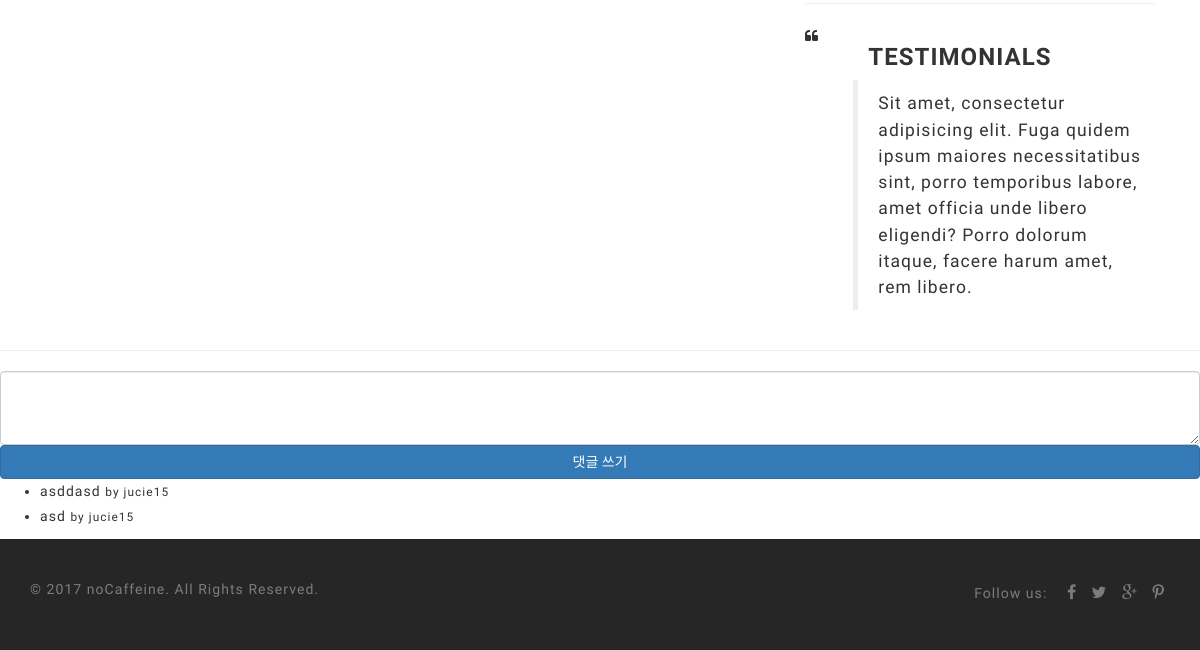
The app's page /pledge/1/ (lower part), older data.
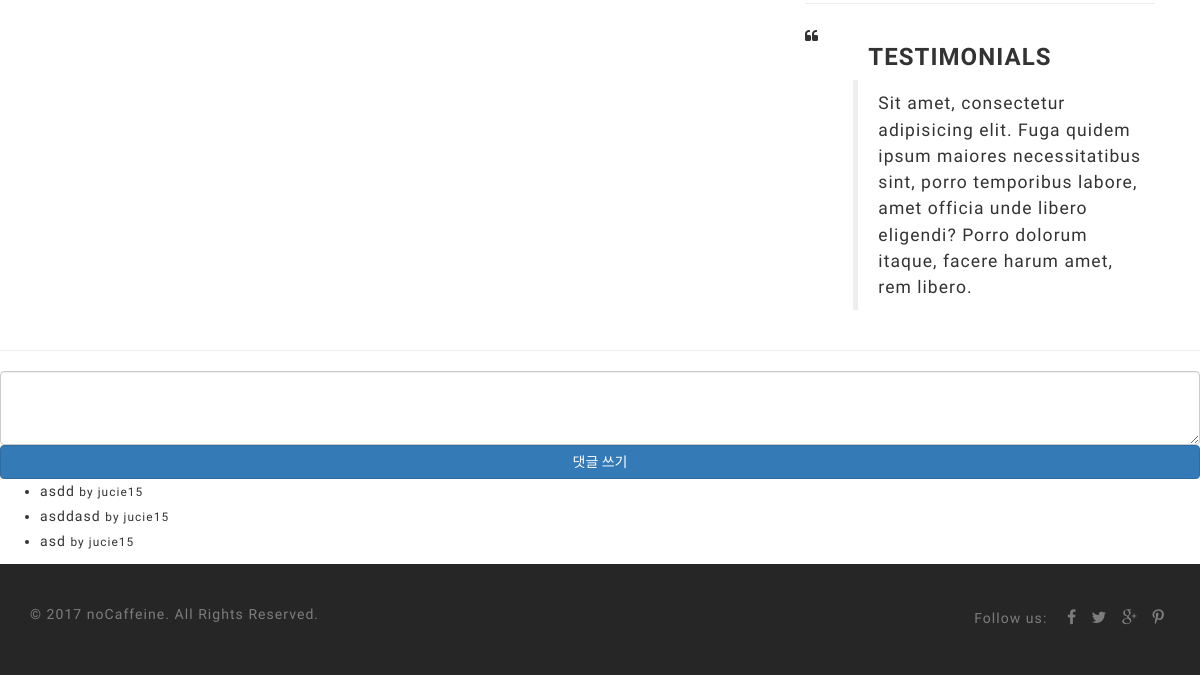
The same page, newer data.
### pledge/models.py (models this page shows, shortened)
class Comment(models.Model):
    pledge = models.ForeignKey(Pledge) # 해당 공약과 1:N 관계 설정
    user = models.ForeignKey(settings.AUTH_USER_MODEL) # 해당 댓글을 쓴 유저와 1:N 관계 설정
    message = models.TextField() # 댓글 내용
    class Meta:
        ordering = ['-id']

### pledge/views.py (the view)
# urls.py: url(r'^pledge/(?P<pk>\d+)/$', views.pledge_detail, name='pledge_detail'),
def pledge_detail(request, pk):
    pledge = get_object_or_404(Pledge, pk=pk)
    comment_form = CommentForm()
    context = {}
    context['pledge'] = pledge
    context['comment_form'] = comment_form
    return render(request, 'pledge/pledge_detail.html', context)

### pledge/forms.py
class CommentForm(forms.ModelForm):
    class Meta:
        model = Comment
        fields = ['message']
        widgets = {
             'message': forms.Textarea(attrs={'class': 'form-control', 'rows': 3}),
         }

### pledge/models.py (called while the page is built)
    def __str__(self):
        return self.name

### pledge/templates/pledge/pledge_detail.html (shortened to what this page needs)
{% extends "pledge/layout.html" %}
{% block content %}
{% load staticfiles %}
<div class="container">
            {% load staticfiles %}
    <div class="col-md-4 mainright">
            <div class="row ">
                <div class="col-sm-1 col-md-2 mobmid">
                    <span class="secicon fa fa-quote-left"></span>
                </div>
                <div class="col-sm-11 col-md-10 testimonials">
                    <h3 class="mobmid">Testimonials </h3>
                    <div class="row">
                        <blockquote>
                            <p>Sit amet, consectetur adipisicing elit. Fuga quidem ipsum maiores necessitatibus sint, porro temporibus labore, amet officia unde libero eligendi? Porro dolorum itaque, facere harum amet, rem libero.</p>
                        </blockquote>
                    </div>
                </div>
            </div>
        </div>
    </div>
    <hr/>
    <form action="{% url "pledge:pledge_comment_new" pledge.pk %}" method="post">
        {{ comment_form.message }}
        <input type="submit" class="btn btn-primary btn-block" value="댓글 쓰기" />
    </form>
        <ul>
    {% for comment in pledge.comment_set.all %}
        <li>
            {{ comment.message }}
            <small>by {{ comment.user }}</small>
        </li>
    {% endfor %}
    </ul>
{% endblock %}

Row changes from the older to the newer data that the page shows:
added Comment: message "asdd", user "jucie15"
